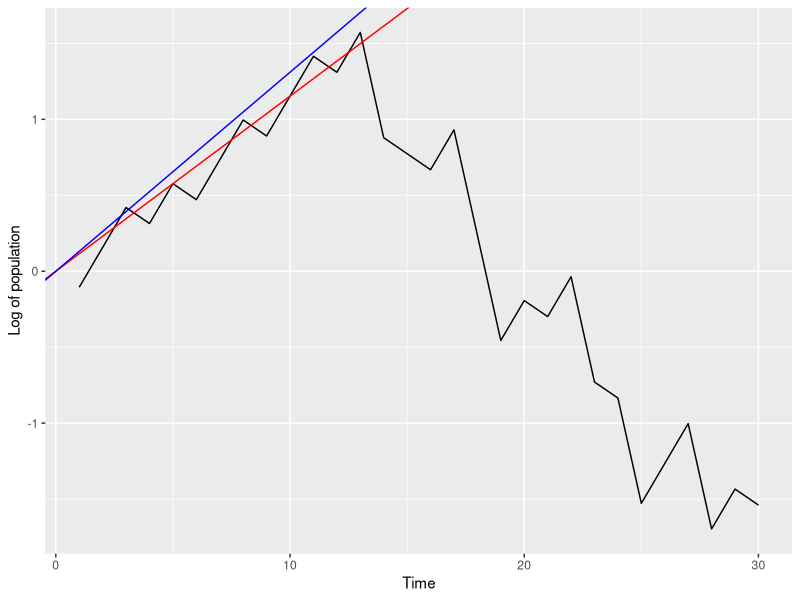
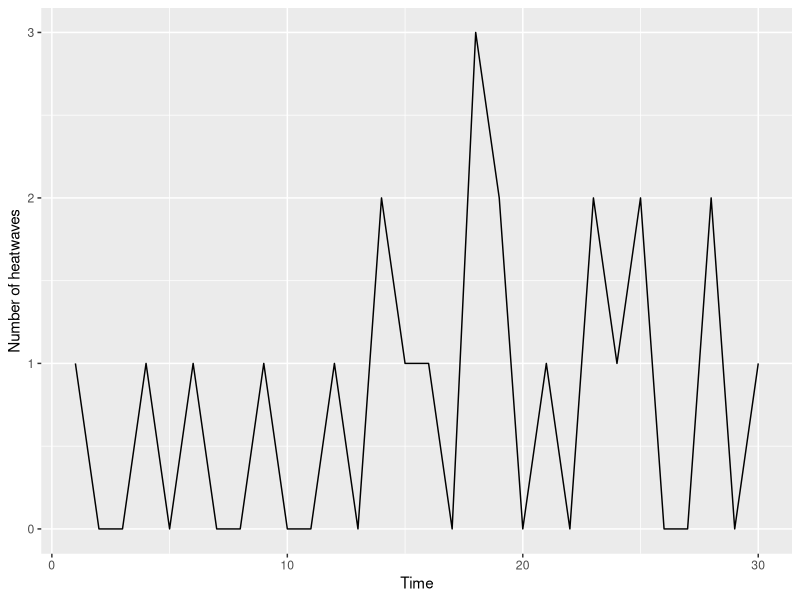
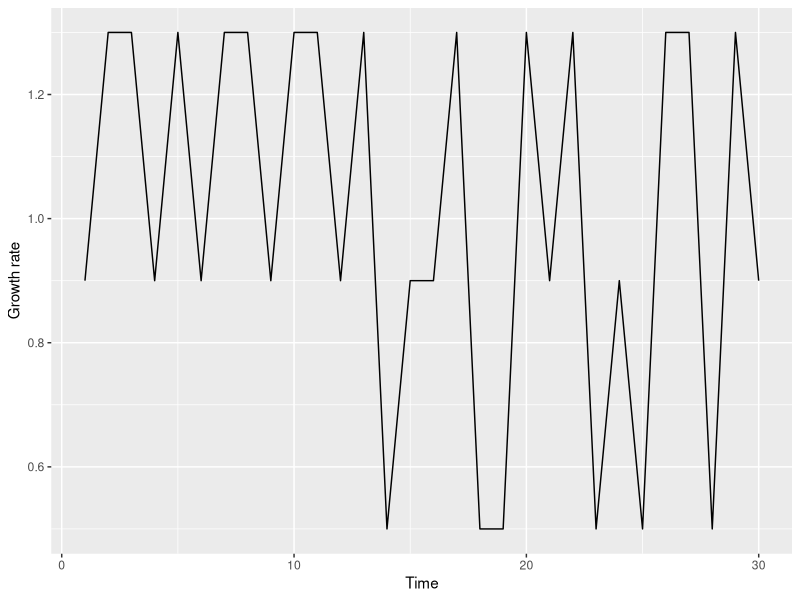

Write R code to recreate these figures, in order. (Note: this script raises an error after producing the figures.)
library(ggplot2)
years <- seq(0:30)
population.early <- c(1)
num.events.early <- c()
growth.rate.early <- c()
for (i in 1:30) {
    event.count <- rpois(1, 0.3)
    if (event.count == 0) {
        growth.rate <- 1.3
    } else if (event.count == 1) {
        growth.rate <- 0.9
    } else {
        growth.rate <- 0.5
    }
    population.early <- append(population.early, population.early[length(population.early)]*growth.rate)
    num.events.early <- append(num.events.early, event.count)
    growth.rate.early <- append(growth.rate.early, growth.rate)
}
data.early <- data.frame(years = years[1:30], population = population.early[-1], num.events = num.events.early, growth.rate = growth.rate.early)
head(data.early)
mean(growth.rate.early[1:10])
exp(mean(log(growth.rate.early[1:10])))
population.late <- c(1)
num.events.late <- c()
growth.rate.late <- c()
for (i in 1:30) {
    event.count <- rpois(1, 1)
    if (event.count == 0) {
        growth.rate <- 1.3
    } else if (event.count == 1) {
        growth.rate <- 0.9
    } else {
        growth.rate <- 0.5
    }
    population.late <- append(population.late, population.late[length(population.late)]*growth.rate)
    num.events.late <- append(num.events.late, event.count)
    growth.rate.late <- append(growth.rate.late, growth.rate)
}
data.late <- data.frame(years = years[1:30], population = population.late[-1], num.events = num.events.late, growth.rate = growth.rate.late)
head(data.late)
mean(growth.rate.late[1:10])
exp(mean(log(growth.rate.late[1:10])))

par(mfrow = c(1, 3))
plt1 <- ggplot(data = data.late, aes(x = years, y = log(population))) + geom_line() + xlab("Time") + ylab("Log of population") + geom_abline(intercept = 0, slope = log(exp(mean(log(growth.rate.late[1:10])))), color = "red") + geom_abline(intercept = 0, slope = log(mean(growth.rate.late[1:10])), color = "blue")
plt2 <- ggplot(data = data.late, aes(x = years, y = num.events)) + geom_line() + xlab("Time") + ylab("Number of heatwaves")
plt3 <- ggplot(data = data.late, aes(x = years, y = growth.rate)) + geom_line() + xlab("Time") + ylab("Growth rate")
ggarrange(plt1, plt2, plt3, labels = c("A", "B", "C"), ncol = 3, nrow = 1)
